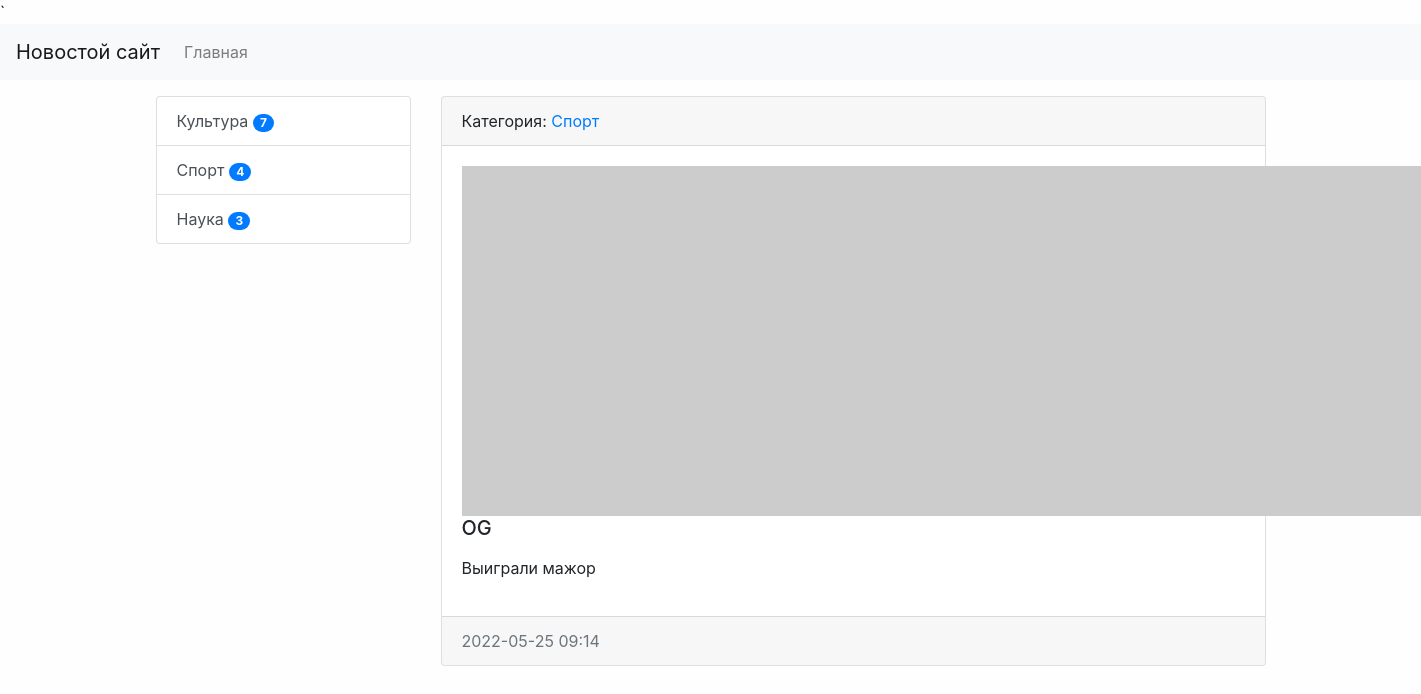
/news/15, run on the app's committed database.
### news/models.py (models this page shows, shortened)
class Category(models.Model):
    title = models.CharField(max_length=150, db_index=True, verbose_name='Наименование категории')
    def get_absolute_url(self):
        return reverse('category', kwargs={"category_id": self.pk})
    def __str__(self):
        return self.title
    class Meta:
        verbose_name = 'Категория'
        verbose_name_plural = 'Категории'
        ordering = ['title']

class News(models.Model):
    title = models.CharField(max_length=150, verbose_name='Наименование')
    content = models.TextField(blank=True, verbose_name='Контент')
    created_at = models.DateTimeField(auto_now_add=True, verbose_name='Дата публикации')
    update_at = models.DateTimeField(auto_now=True, verbose_name='Обновлено')
    image = models.ImageField(upload_to='photos/%Y/%m/%d/', verbose_name='Фото', blank=True)
    is_published = models.BooleanField(default=True, verbose_name='Опубликовано')
    category = models.ForeignKey('Category', on_delete=models.PROTECT, verbose_name='Категория')
    views = models.IntegerField(default=0)
    class Meta:
        verbose_name = 'Новость'
        verbose_name_plural = 'Новости'
        ordering = ['-created_at']

### news/views.py (the view)
# urls.py: path('news/<int:pk>', ViewNews.as_view(), name='view_news'),
class ViewNews(DetailView):
    model = News
    context_object_name = 'news_item'

### news/templatetags/news_tags.py (called while the page is built)
@register.inclusion_tag('news/list_categories.html')
def show_categories(arg1='Hello', arg2='world'):
    categories = Category.objects.annotate(cnt=Count('news')).filter(cnt__gt=0)
    return {"categories": categories, "arg1": arg1, "arg2": arg2}

### news/templates/news/news_detail.html (shortened to what this page needs)
`{% extends 'base.html' %}
{% block sidebar %}
{% include 'inc/_sidebar.html' %}
{% endblock %}
{% block content %}
<div class="card mb-3">
    <div class="card-header">
        Категория: <a href="{{ news_item.category.get_absolute_url }}">{{ news_item.category }}</a>
    </div>
    <div class="card-body">
            {% if item.image %}
            <img src="{{ news_item.photo.url }}" alt="" width="350" class="float-left mr-3">
            {% else %}
            <img src="https://picsum.photos/id/1060/350/235/?blur=2" alt="" class="float-left mr-3">
            {% endif %}
                <h5 class="card-title">{{ news_item.title }}</h5>
                <p class="card-text">{{ news_item.content|safe|linebreaks }}</p>
    </div>
    <div class="card-footer text-muted">
        {{ news_item.created_at|date:"Y-m-d H:i" }}
    </div>
</div>
{% endblock %}

### news/templates/news/list_categories.html
<div class="list-group">
    {% for item in categories %}
    <a href="{{ item.get_absolute_url }}" class="list-group-item list-group-item-action">{{ item.title }} <span class="badge badge-primary badge-pill">{{ item.cnt }}</span></a>
    {% endfor %}
</div>

### mysite/static/css/style.css (style rules this page uses)
body { background-color: #fefefe; }

### data on the page
Category: title "Культура", cnt "7"
Category: title "Спорт", cnt "4"
Category: title "Наука", cnt "3"
News: category "Спорт", title "OG", content "Выиграли мажор", created_at "2022-05-25 09:14"
